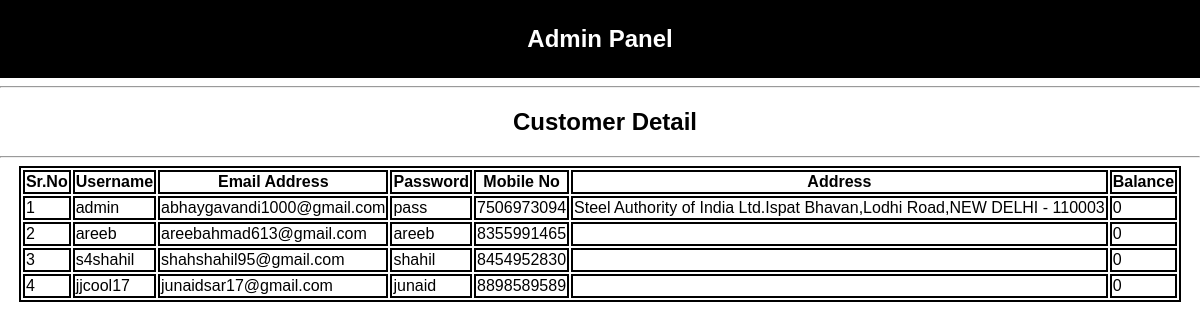
/admin_customer_list.php, run on the app's committed database.
### tables this page shows
CREATE TABLE `credentials` (
  `username` varchar(100) NOT NULL,
  `email_address` varchar(100) NOT NULL,
  `password` varchar(100) NOT NULL,
  `mobile_no` bigint(10) NOT NULL,
  `address` varchar(200) NOT NULL,
  `balance` int(10) NOT NULL
);

### admin_customer_list.php (the view, shortened to what this page needs)
<!DOCTYPE html>
<html>
 <head>
 </head>
 <body>
 <div class="nav">
  <center><h2>Admin Panel</h2></center>
 </div>
<?php
 include("authenticate.php");
 $cust_disp = "SELECT * FROM credentials";
 $cust_disp_fire = mysqli_query($conn,$cust_disp);
 $cust_disp_fire_result = mysqli_fetch_all($cust_disp_fire,MYSQLI_NUM);
 $count = mysqli_num_rows($cust_disp_fire);
?>
 <hr>
 <h2 class="left-pad text-align">Customer Detail</h2>
 <hr>
  <center>
    <table>
	  <tr>
	    <th>Sr.No</th>
	    <th>Username</th>
        <th>Email Address</th>
		<th>Password</th>
		<th>Mobile No</th>
		<th>Address</th>
		<th>Balance</th>
	  </tr>
	  <?php
	    $x=1;
		for($i=0;$i<$count;$i++)
		{
			echo "<tr>";
			echo "<td>$x</td>";
			for($j=0;$j<=5;$j++)
			{
				echo "<td>";
				echo $cust_disp_fire_result[$i][$j];
				echo "</td>";
			}
			echo "</tr>";
			$x++;
		}
	  ?>
	</table>
 </center>
 </body>
</html>

### admin_customer_list.php (style rules this page uses)
body { margin: 0px; font-family:sans-serif; }
div.nav { color:white; background-color: black; padding:5px; }
.text-align { text-align: center; }
.left-pad { padding-left: 10px; }
table,tr,th,td { border: 2px solid black; }

### data on the page
credentials: username "admin", email_address "abhaygavandi1000@gmail.com", password "pass", mobile_no "7506973094", address "Steel Authority of India Ltd.Ispat Bhavan,Lodhi Road,NEW DELHI - 110003", balance "0"
credentials: username "areeb", email_address "areebahmad613@gmail.com", password "areeb", mobile_no "8355991465", balance "0"
credentials: username "s4shahil", email_address "shahshahil95@gmail.com", password "shahil", mobile_no "8454952830", balance "0"
credentials: username "jjcool17", email_address "junaidsar17@gmail.com", password "junaid", mobile_no "8898589589", balance "0"
